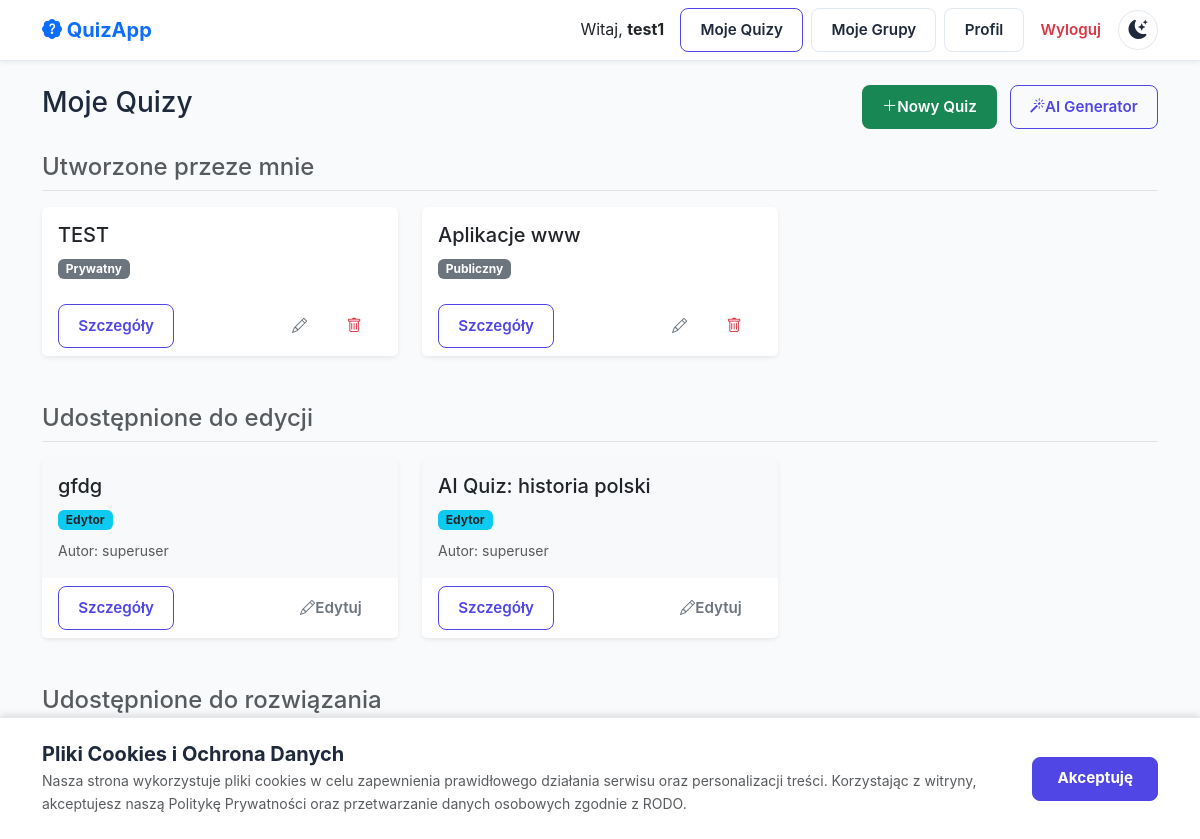
Screenshot of /my-quizzes/ (signed in) with the database file from the repository.
### accounts/models.py (models this page shows)
class User(AbstractUser):
    groups = models.ManyToManyField(
        Group,
        verbose_name='groups',
        blank=True,
        help_text=(
            'Grupy, do których należy ten użytkownik. Użytkownik otrzyma wszystkie '
            'uprawnienia przyznane każdej z jego grup.'
        ),
        related_name="%(app_label)s_%(class)s_groups",
        related_query_name="user",
    )
    user_permissions = models.ManyToManyField(
        Permission,
        verbose_name='user permissions',
        blank=True,
        help_text='Specyficzne uprawnienia dla tego użytkownika.',
        related_name="%(app_label)s_%(class)s_user_permissions",
        related_query_name="user",
    )

### quizzes/models.py (models this page shows, shortened)
class Quiz(models.Model):
    class Visibility(models.TextChoices):
        PUBLIC = 'PUBLIC', 'Publiczny'
        PRIVATE = 'PRIVATE', 'Prywatny'
    title = models.CharField(max_length=255, verbose_name="Tytuł")
    author = models.ForeignKey(settings.AUTH_USER_MODEL, on_delete=models.CASCADE, verbose_name="Autor")
    visibility = models.CharField(
        max_length=10,
        choices=Visibility.choices,
        default=Visibility.PRIVATE,
        verbose_name="Widoczność"
    )
    time_limit = models.IntegerField(
        default=0,
        verbose_name="Limit czasu (w minutach)",
        help_text="Ustaw 0, aby wyłączyć limit czasu."
    )
    questions_count_limit = models.IntegerField(
        default=10,
        verbose_name="Liczba pytań w podejściu",
        validators=[MinValueValidator(1), MaxValueValidator(30)],
        help_text="Ustal, ile pytań ma zostać wylosowanych do jednego podejścia (zakres: 1-30)."
    )
    instant_feedback = models.BooleanField(
        default=False,
        verbose_name="Natychmiastowe odpowiedzi",
        help_text="Jeśli zaznaczone, użytkownik zobaczy poprawne odpowiedzi po każdym pytaniu."
    )
    users_permissions = models.ManyToManyField(
        settings.AUTH_USER_MODEL,
        through='QuizUserPermission',
        related_name='quiz_access',
        blank=True,
        verbose_name="Uprawnienia użytkowników"
    )
    groups_permissions = models.ManyToManyField(
        QuizGroup,
        through='QuizGroupPermission',
        related_name='quiz_access',
        blank=True,
        verbose_name="Uprawnienia grup"
    )

### quizzes/views.py (the view)
# urls.py: path('my-quizzes/', views.my_quizzes_view, name='my-quizzes'),
@login_required
def my_quizzes_view(request: HttpRequest) -> HttpResponse:
    created_quizzes = Quiz.objects.filter(author=request.user)
    user_groups = request.user.group_memberships.all()
    editable_quizzes = Quiz.objects.filter(
        Q(quizuserpermission__user=request.user, quizuserpermission__role='EDITOR') |
        Q(quizgrouppermission__group__in=user_groups, quizgrouppermission__role='EDITOR')
    ).exclude(author=request.user).distinct()
    shared_quizzes = Quiz.objects.filter(
        Q(quizuserpermission__user=request.user) |
        Q(quizgrouppermission__group__in=user_groups)
    ).exclude(pk__in=created_quizzes).exclude(pk__in=editable_quizzes).distinct()
    return render(request, 'quizzes/my_quizzes.html', {
        'quizzes': created_quizzes,
        'editable_quizzes': editable_quizzes,
        'shared_quizzes': shared_quizzes
    })

### templates/quizzes/my_quizzes.html (shortened to what this page needs)
{% extends 'base.html' %}
{% block content %}
<div class="d-flex justify-content-between align-items-center mb-4">
    <h1 class="h3">Moje Quizy</h1>
    <div>
        <a href="{% url 'quiz-create' %}" class="btn btn-success">
            <i class="bi bi-plus-lg"></i> Nowy Quiz
        </a>
        <a href="{% url 'quiz-generate' %}" class="btn btn-outline-primary ms-2">
            <i class="bi bi-magic"></i> AI Generator
        </a>
    </div>
</div>
<h4 class="text-muted mb-3 border-bottom pb-2">Utworzone przeze mnie</h4>
{% if quizzes %}
    <div class="row row-cols-1 row-cols-md-2 row-cols-lg-3 g-4 mb-5">
        {% for quiz in quizzes %}
        <div class="col">
            <div class="card h-100 shadow-sm border-0">
                <div class="card-body">
                    <h5 class="card-title text-truncate">{{ quiz.title }}</h5>
                    <span class="badge bg-secondary">{{ quiz.get_visibility_display }}</span>
                </div>
                <div class="card-footer bg-white border-top-0 d-flex justify-content-between">
                    <a href="{% url 'quiz-detail' quiz.pk %}" class="btn btn-sm btn-outline-primary">Szczegóły</a>
                    <div class="btn-group">
                        <a href="{% url 'quiz-edit' quiz.pk %}" class="btn btn-sm btn-outline-secondary" title="Edytuj"><i class="bi bi-pencil"></i></a>
                        <a href="{% url 'quiz-delete' quiz.pk %}" class="btn btn-sm btn-outline-danger" title="Usuń"><i class="bi bi-trash"></i></a>
                    </div>
                </div>
            </div>
        </div>
        {% endfor %}
    </div>
{% else %}
    <p class="text-muted mb-5">Brak utworzonych quizów.</p>
{% endif %}
{% if editable_quizzes %}
<h4 class="text-muted mb-3 border-bottom pb-2">Udostępnione do edycji</h4>
    <div class="row row-cols-1 row-cols-md-2 row-cols-lg-3 g-4 mb-5">
        {% for quiz in editable_quizzes %}
        <div class="col">
            <div class="card h-100 shadow-sm border-0 bg-light">
                <div class="card-body">
                    <h5 class="card-title">{{ quiz.title }}</h5>
                    <span class="badge bg-info text-dark">Edytor</span>
                    <p class="card-text small text-muted mt-2">Autor: {{ quiz.author.username }}</p>
                </div>
                <div class="card-footer bg-white border-top-0 d-flex justify-content-between">
                    <a href="{% url 'quiz-detail' quiz.pk %}" class="btn btn-sm btn-outline-primary">Szczegóły</a>
                    <a href="{% url 'quiz-edit' quiz.pk %}" class="btn btn-sm btn-outline-secondary"><i class="bi bi-pencil"></i> Edytuj</a>
                </div>
            </div>
        </div>
        {% endfor %}
    </div>
{% endif %}
<h4 class="text-muted mb-3 border-bottom pb-2">Udostępnione do rozwiązania</h4>
{% if shared_quizzes %}
    <div class="row row-cols-1 row-cols-md-2 row-cols-lg-3 g-4">
        {% for quiz in shared_quizzes %}
        <div class="col">
            <div class="card h-100 border-dashed bg-light">
                <div class="card-body">
                    <h5 class="card-title">{{ quiz.title }}</h5>
                    <p class="card-text small text-muted">Autor: {{ quiz.author.username }}</p>
                    <a href="{% url 'quiz-detail' quiz.pk %}" class="btn btn-primary btn-sm w-100">Rozwiąż</a>
                </div>
            </div>
        </div>
        {% endfor %}
    </div>
{% else %}
    <p class="text-muted">Brak udostępnionych quizów.</p>
{% endif %}
{% endblock %}

### templates/base.html (shortened to what this page needs)
{% load static %}
<!DOCTYPE html>
<html lang="pl">
<head>
    <link href="https://cdn.jsdelivr.net/npm/bootstrap@5.3.0/dist/css/bootstrap.min.css" rel="stylesheet">
    <link rel="stylesheet" href="https://cdn.jsdelivr.net/npm/bootstrap-icons@1.10.0/font/bootstrap-icons.css">
    <link rel="stylesheet" href="{% static 'css/style.css' %}">
</head>
<body class="d-flex flex-column min-vh-100">
    <nav class="navbar navbar-expand-lg navbar-light bg-white mb-4">
        <div class="container">
            <a class="navbar-brand fw-bold text-primary" href="{% url 'home' %}">
                <i class="bi bi-patch-question-fill"></i> QuizApp
            </a>
            <div class="collapse navbar-collapse" id="navbarNav">
                <ul class="navbar-nav ms-auto align-items-center">
                    {% if user.is_authenticated %}
                        <li class="nav-item">
                            <span class="nav-link disabled text-dark">Witaj, <strong>{{ user.username }}</strong></span>
                        </li>
                        <li class="nav-item ms-lg-2">
                            <a class="btn btn-outline-primary btn-sm" href="{% url 'my-quizzes' %}">Moje Quizy</a>
                        </li>
                        <li class="nav-item ms-lg-2">
                            <a class="btn btn-light btn-sm" href="{% url 'group-list' %}">Moje Grupy</a>
                        </li>
                        <li class="nav-item ms-lg-2">
                            <a class="btn btn-light btn-sm" href="{% url 'profile_edit' %}">Profil</a>
                        </li>
                        <li class="nav-item ms-lg-2">
                            <form action="{% url 'logout' %}" method="post" class="d-inline">
                                <button type="submit" class="btn btn-link nav-link text-danger">Wyloguj</button>
                            </form>
                        </li>
                    {% endif %}
                        <li class="nav-item ms-2">
                          <button id="theme-toggle" class="theme-toggle" aria-label="Przełącz motyw">
                            <i id="theme-icon" class="bi bi-moon-stars-fill"></i>
                          </button>
                        </li>
                </ul>
            </div>
        </div>
    </nav>
    <div class="container">
        {% block content %}{% endblock %}
    </div>
    <footer class="mt-auto py-3 text-center text-muted text-small">
        <div class="container">
        </div>
    </footer>
    <div id="cookie-banner" class="p-4">
        <div class="container d-flex flex-column flex-md-row align-items-center justify-content-between gap-3">
            <div class="text-muted">
                <h5 class="fw-bold mb-1"> Pliki Cookies i Ochrona Danych</h5>
                <p class="mb-0 small">
                    Nasza strona wykorzystuje pliki cookies w celu zapewnienia prawidłowego działania serwisu oraz personalizacji treści.
                    Korzystając z witryny, akceptujesz naszą Politykę Prywatności oraz przetwarzanie danych osobowych zgodnie z RODO.
                </p>
            </div>
            <div class="d-flex gap-2 shrink-0">
                <button id="accept-cookies" class="btn btn-primary btn-sm px-4 fw-bold">Akceptuję</button>
            </div>
        </div>
    </div>
</body>
</html>

### static/css/style.css (style rules this page uses)
:root { --bg: #f8fafc; --surface: #ffffff; --surface-hover: #f1f5f9; --text: #1e293b; --text-muted: #64748b; --border: #e2e8f0; --primary: #4f46e5; --primary-hover: #4338ca; --primary-text: #ffffff; --secondary: #64748b; --secondary-hover: #475569; --danger: #ef4444; --danger-hover: #dc2626; --success: #10b981; --shadow: 0 4px 6px -1px rgb(0 0 0 / 0.1), 0 2px 4px -2px rgb(0 0 0 / 0.1); --radius: 12px; }
* { box-sizing: border-box; }
body { font-family: 'Inter', -apple-system, BlinkMacSystemFont, "Segoe UI", Roboto, sans-serif; background-color: var(--bg); color: var(--text); margin: 0; line-height: 1.6; transition: background-color 0.3s, color 0.3s; }
a { color: var(--primary); text-decoration: none; transition: color 0.2s; }
h1, h2, h3, h4, h5, h6 { color: var(--text); margin-top: 0; }
h1 { font-size: 2rem; margin-bottom: 1.5rem; }
nav { background: var(--surface); padding: 1rem 2rem; display: flex; justify-content: space-between; align-items: center; border-bottom: 1px solid var(--border); box-shadow: 0 1px 3px 0 rgb(0 0 0 / 0.1); }
.btn { display: inline-flex; align-items: center; justify-content: center; padding: 0.6rem 1.2rem; border-radius: 8px; text-decoration: none; border: 1px solid transparent; cursor: pointer; font-size: 0.95rem; font-weight: 600; transition: all 0.2s; line-height: 1.5; }
.btn-primary { background-color: var(--primary); border-color: var(--primary); color: var(--primary-text); }
.btn-secondary, .btn-light { background-color: var(--surface); color: var(--text); border-color: var(--border); }
.btn-outline-primary { color: var(--primary); border-color: var(--primary); background-color: transparent; }
.theme-toggle { padding: 0.5rem; border-radius: 50%; border: 1px solid var(--border); background-color: var(--surface); color: var(--text); cursor: pointer; width: 40px; height: 40px; display: flex; align-items: center; justify-content: center; font-size: 1.2rem; transition: transform 0.2s, background-color 0.2s; }
#cookie-banner { position: fixed; bottom: 0; left: 0; width: 100%; z-index: 1050; background-color: var(--surface); color: var(--text); border-top: 1px solid var(--border); box-shadow: 0 -4px 6px -1px rgba(0, 0, 0, 0.1); transform: translateY(100%); transition: transform 0.3s ease-in-out; }
#cookie-banner.show { transform: translateY(0); }
.navbar .btn { background-color: transparent !important; color: var(--text); }

### templates/base.html (style rules this page uses)
body { background-color: var(--bg); color: var(--text); transition: background-color 0.3s, color 0.3s; }
.card { border: none; box-shadow: 0 4px 6px rgba(0,0,0,0.05); }
.navbar { box-shadow: 0 2px 4px rgba(0,0,0,0.05); }

### rows the page displays
User: username "test1"
Quiz: title "TEST", visibility "Prywatny"
Quiz: title "Aplikacje www", visibility "Publiczny"
Quiz: title "gfdg", author.username "superuser"
Quiz: title "AI Quiz: historia polski", author.username "superuser"
